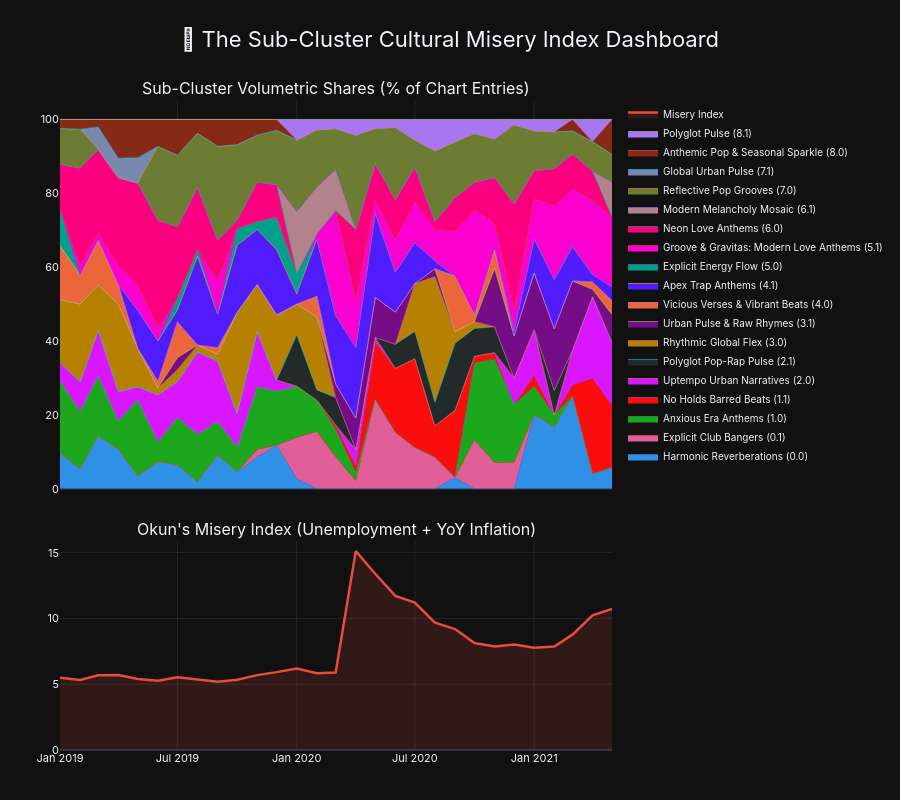

This figure's notebook cell:
### Markdown cell above
### 5.6 The Sub-Cluster Cultural Misery Index Dashboard

We construct an aligned stacked area plot representing the volumetric shares of the nested sub-clusters over time, mapped directly alongside Okun's Misery Index to trace finely detailed vibe movements.

### Code cell
# Align the timelines to the overlapping date range
sub_shares_ts = sub_vol_shares.copy()
if hasattr(sub_shares_ts.index, 'to_timestamp'):
    sub_shares_ts.index = sub_shares_ts.index.to_timestamp()
else:
    sub_shares_ts.index = pd.to_datetime(sub_shares_ts.index)

# Find intersection of dates
start_date = max(sub_shares_ts.index.min(), pd.to_datetime(misery_df["date"].min()))
end_date = min(sub_shares_ts.index.max(), pd.to_datetime(misery_df["date"].max()))

print(f"📐 Aligning sub-cluster dashboard timeline to overlap: {start_date.strftime('%Y-%m')} to {end_date.strftime('%Y-%m')}")

sub_shares_filtered = sub_shares_ts.loc[start_date:end_date]
misery_df_filtered = misery_df[(misery_df["date"] >= start_date) & (misery_df["date"] <= end_date)]

fig = make_subplots(
    rows=2, cols=1,
    shared_xaxes=True,
    vertical_spacing=0.08,
    subplot_titles=("Sub-Cluster Volumetric Shares (% of Chart Entries)", "Okun's Misery Index (Unemployment + YoY Inflation)"),
    row_heights=[0.65, 0.35],
)

# Stacked sub-cluster shares using qualitative colors
colors = px.colors.qualitative.Dark24
for i, col in enumerate(sub_shares_filtered.columns):
    parent_id = col // 10
    sub_id = col % 10
    compound_name = f"Sub-cluster {parent_id}.{sub_id}"
    catchy_name = sub_cluster_name_mapping.get(compound_name, f"Sub-cluster {parent_id}.{sub_id}")
    
    fig.add_trace(
        go.Scatter(
            x=sub_shares_filtered.index,
            y=sub_shares_filtered[col],
            name=f"{catchy_name} ({parent_id}.{sub_id})",
            stackgroup="one",
            mode="lines",
            line=dict(width=0.5),
            fillcolor=colors[i % len(colors)],
        ),
        row=1, col=1,
    )

# Bottom panel: Misery Index
fig.add_trace(
    go.Scatter(
        x=misery_df_filtered["date"],
        y=misery_df_filtered["misery_index"],
        name="Misery Index",
        line=dict(color="#e74c3c", width=2.5),
        fill="tozeroy",
        fillcolor="rgba(231, 76, 60, 0.15)",
    ),
    row=2, col=1,
)

fig.update_xaxes(showgrid=True, gridwidth=1, gridcolor="rgba(255,255,255,0.08)", tickfont=dict(size=11), row=1, col=1)
fig.update_xaxes(showgrid=True, gridwidth=1, gridcolor="rgba(255,255,255,0.08)", tickfont=dict(size=11), row=2, col=1)
fig.update_yaxes(showgrid=True, gridwidth=1, gridcolor="rgba(255,255,255,0.08)", tickfont=dict(size=11), row=1, col=1)
fig.update_yaxes(showgrid=True, gridwidth=1, gridcolor="rgba(255,255,255,0.08)", tickfont=dict(size=11), row=2, col=1)

fig.update_layout(
    template="plotly_dark",
    height=800,
    margin=dict(t=100, b=50, l=60, r=260),
    font=dict(family="Inter, sans-serif"),
    title=dict(
        text="🎵 The Sub-Cluster Cultural Misery Index Dashboard",
        font=dict(size=22),
        y=0.96,
        x=0.5,
        xanchor="center"
    ),
    legend=dict(
        orientation="v",
        yanchor="top",
        y=1,
        xanchor="left",
        x=1.02,
        font=dict(size=10),
    ),
    showlegend=True,
)
fig.show()
